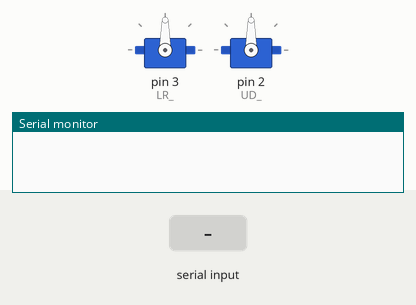
A sketch run on a simulated Arduino Uno, built with avr-gcc and run on an emulated ATmega328P. Parts: 2 × servo, the last lines printed to the serial monitor. Inputs (shaded band) come from the test bench.

Above: at 1.2 s.
1.3 s: "90,45\n" received over Serial
At 3.3 s:
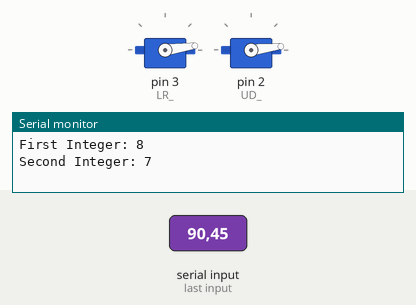
3.8 s: "30,150\n" received over Serial
At 5.2 s:
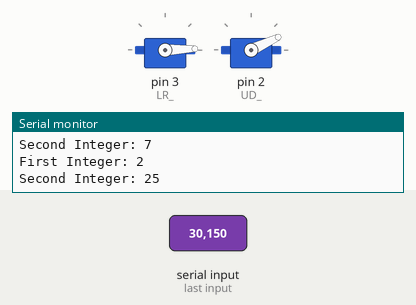
Timing chart, 0 to 6.8 s (numbered marks = the images above; inputs shaded):
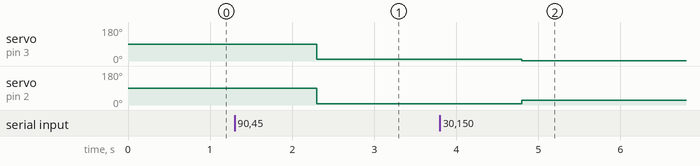

The sketch:

A1CQ2arduino.ino
```cpp
#include <Servo.h>


Servo LR_;

Servo UD_;

void setup() {

  LR_.attach(3);

  UD_.attach(2);

  Serial.begin(115200);

}

void loop() {

  while(Serial.available()) {

    String inputString = Serial.readStringUntil('\r');

    int commaIndex = inputString.indexOf(',');

    if (commaIndex != -1) {

      int x_axis = inputString.substring(0, commaIndex).toInt();

      int y_axis = inputString.substring(commaIndex + 1).toInt();


      int y = map(y_axis, 0, 1080, 0, 180);

      int x = map(x_axis, 0, 1920, 0, 180);

      LR_.write(x);

      UD_.write(y);

      // Print the parsed values

      Serial.print("First Integer: ");

      Serial.println(x);

      Serial.print("Second Integer: ");

      Serial.println(y);

    }

  }

} 
```

Measured:
- after the input at 1.3 s, servo on pin 3 (LR_): 90° → 8° after 1.0 s; servo on pin 2 (UD_): 90° → 7° after 1.0 s
- after the input at 3.8 s, servo on pin 3 (LR_): 8° → 2° after 1.0 s; servo on pin 2 (UD_): 7° → 25° after 1.0 s
